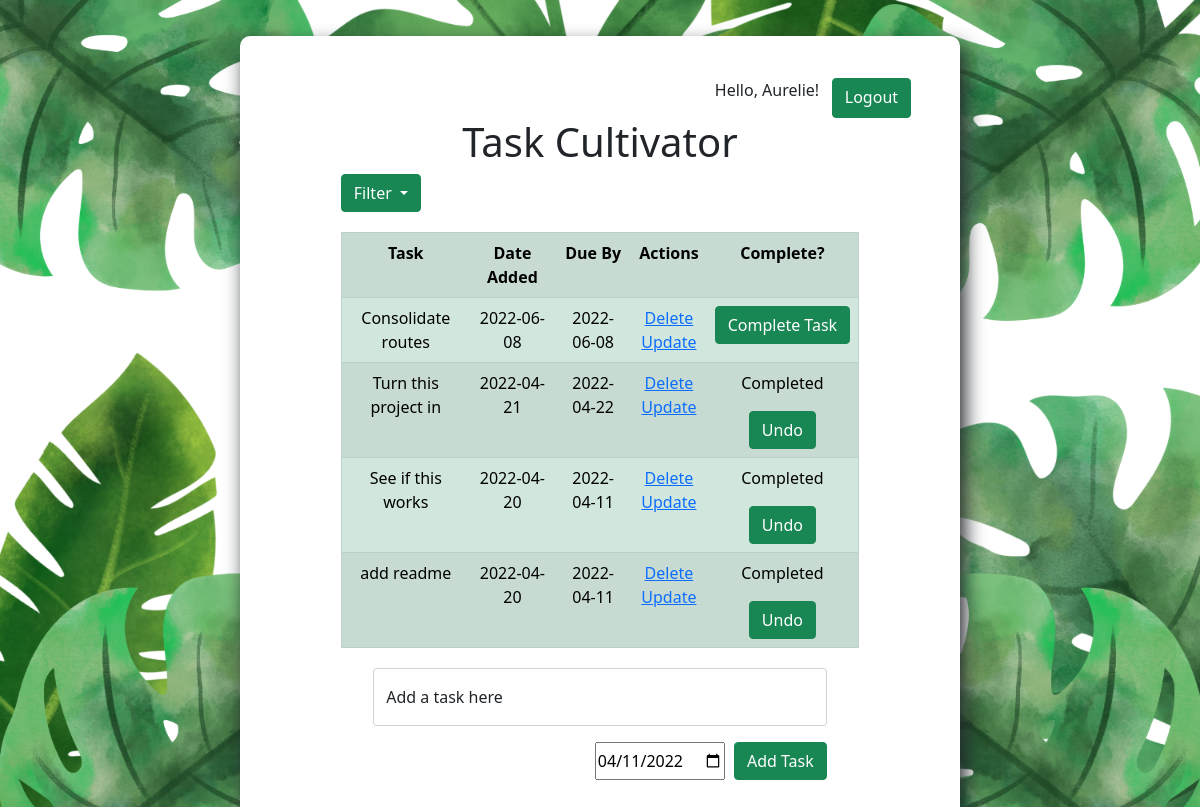
Screenshot of /sort?sort=newest (signed in) with the database file from the repository.
### index.py (models this page shows, shortened)
class User(db.Model, UserMixin):
    __table_name__ = 'user'
    id = db.Column(db.Integer, primary_key=True)
    first_name = db.Column(db.String(20), nullable=False)
    last_name = db.Column(db.String(20), nullable=False)
    password = db.Column(db.String(80), nullable=False)
    email = db.Column(db.String(30), nullable=False, unique=True)
    todos = db.relationship('Todo', backref='user')

class Todo(db.Model):
    __table_name__ = 'todo'
    id = db.Column(db.Integer, primary_key=True)
    content = db.Column(db.String(200), nullable=False)
    due_date = db.Column(db.DateTime, nullable=False, default=datetime.utcnow)
    completed = db.Column(db.Integer, default=0)
    data_created = db.Column(db.DateTime, default=datetime.utcnow)
    is_complete = db.Column(db.Boolean, default=False)
    user_id = db.Column(db.Integer, db.ForeignKey('user.id'), nullable=False)

### index.py (the view)
@app.route("/sort")
def todo_sort():
    _SORT_MAP = {
        'oldest': Todo.data_created,
        'newest': Todo.data_created.desc(),
        'due_date': Todo.due_date,
        'completed': Todo.is_complete.desc(),
        'not_completed': Todo.is_complete
    }
    sort = request.args.get('sort')
    tasks = Todo.query.filter_by(
        user_id=current_user.id).order_by(_SORT_MAP[sort]).all()
    logged_in_user = User.query.filter_by(id=current_user.id).first()
    return render_template("index.html", tasks=tasks, user=logged_in_user, sort=sort)

### index.py (called while the page is built)
@login_manager.user_loader  # loads user from database
def load_user(user_id):  # user_id is the id of the user
    return User.query.get(int(user_id))  # returns user object

### templates/index.html (shortened to what this page needs)
{% extends 'base.html' %}  {% block body %}
<div class="page">
  <head>
    <link
      href="https://cdn.jsdelivr.net/npm/bootstrap@5.1.3/dist/css/bootstrap.min.css"
      rel="stylesheet"
    />
  </head>
  <div class="content task-striker">
    <div class="logout-button">
      <p style="margin-right: 2%">Hello, {{user.first_name}}!</p>
      <a class="btn btn-success" href="/logout" role="button">Logout</a>
    </div>
    <h1 class="headers">Task Cultivator</h1>
    {% if tasks|length < 1 %}
    <h4 class="headers">
      Hi {{user.first_name}}! You don't seem to have any tasks at the moment.
      Create one below!
    </h4>
    {% else %}
    <div class="dropdown filter-button">
      <button
        class="btn btn-success dropdown-toggle"
        type="button"
        id="dropdownMenuButton1"
        data-bs-toggle="dropdown"
        aria-expanded="false"
      >
        Filter
      </button>
    </div>
    <table class="table table-success table-striped table-hover task-table">
      <tr style="text-align: center">
        <th>Task</th>
        <th>Date Added</th>
        <th>Due By</th>
        <th>Actions</th>
        <th>Complete?</th>
      </tr>
      {% for task in tasks%}
      <tr>
        <td>{{task.content}}</td>
        <td>{{task.data_created.date()}}</td>
        <td>{{task.due_date.date()}}</td>
        <td>
          <a href="/task/{{task.id}}/delete">Delete</a>
          <br />
          <a href="/task/{{task.id}}/update">Update</a>
        </td>
        <td>
          {% if task.is_complete == True %}
          <p>Completed</p>
          <form action="/task/{{task.id}}/complete" method="POST">
            <input type="submit" class="btn btn-success" value="Undo" />
          </form>
          {% else %}
          <form action="/task/{{task.id}}/complete" method="POST">
            <input
              type="submit"
              class="btn btn-success"
              value="Complete Task"
            />
          </form>
          {% endif %}
        </td>
      </tr>
      {% endfor %}
    </table>
    {% endif %}
    <div class="form">
      <form action="/task/add" method="POST">
        <div class="form-floating mb-3">
          <input
            type="text"
            name="content"
            class="form-control"
            id="floatingInput content"
            placeholder="name@example.com"
          />
          <label for="floatingInput">Add a task here</label>
        </div>
        <div class="date-submit">
          <input
            type="date"
            id="due_date"
            name="due_date"
            value="2022-04-11"
            min="2022-04-11"
            max="2028-12-31"
            style="margin-right: 2%"
          />
          <input type="submit" class="btn btn-success" value="Add Task" />
        </div>
      </form>
    </div>
  </div>
</div>
{% endblock %}

### static/css/main.css (style rules this page uses)
body { margin: 0; font-family: 'Roboto Mono', monospace; }
.content { margin-top: 10%; margin-bottom: 5% }
.date-submit { display: flex; justify-content: flex-end; }
table, td, th { border: 1px solid #aaa; }
.task-table { max-width: 80%; }
table { border-collapse: collapse; width: 50%; margin-left: 10%; margin-top: 3%; }
.filter-button { margin-left:10% }
.task-striker { background-color: white; width: 60%; margin-top: 3%; margin-bottom: 20%; padding: 3%; position: absolute; left: 20%; box-shadow: 5px 10px 20px 0px; border-radius: 10px; }
th { height: 30px; }
td { text-align: center; padding: 5px; }
.form { margin-top: 20px; align-content: center; margin-left: 15%; width: 70% }
.headers { text-align: center; }
.logout-button { display:flex; justify-content: flex-end; margin-top: 1%; margin-right: 2%; }
html { background-image: url("/static/LoginSignupPage.png"); background-repeat: no-repeat; background-size: cover; }

### rows the page displays
User: first_name "Aurelie"
Todo: content "Consolidate routes", data_created "2022-06-08", due_date "2022-06-08"
Todo: content "Turn this project in", data_created "2022-04-21", due_date "2022-04-22"
Todo: content "See if this works", data_created "2022-04-20", due_date "2022-04-11"
Todo: content "add readme", data_created "2022-04-20", due_date "2022-04-11"
